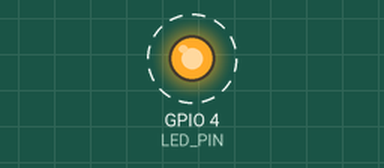
Recording of a program running on a simulated Raspberry Pi (BCM pin numbers). Parts: output pins drawn as LEDs (lit = HIGH). Dashed ring = blinking. What the program prints to the terminal is not drawn. At 20.0 s the program stops and its outputs stay as they are.

Above: at 0.5 s.
Timing chart, 0 to 4.6 s (numbered marks = the images above):
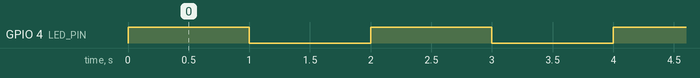

The program:

led_blink.py
```python
import RPi.GPIO as GPIO
import time
LED_PIN = 4
GPIO.setmode(GPIO.BCM)
GPIO.setup([4], GPIO.OUT)
for i in range(10):
    GPIO.output(LED_PIN, GPIO.HIGH)
    print("led on")
    time.sleep(1)
    GPIO.output(LED_PIN, GPIO.LOW)
    print("led off")
    time.sleep(1)

GPIO.cleanup()
```

Measured:
- by itself, GPIO 4 (LED_PIN): alternates HIGH for 1.0 s and LOW for 1.0 s, 20 changes in all, then stays LOW
